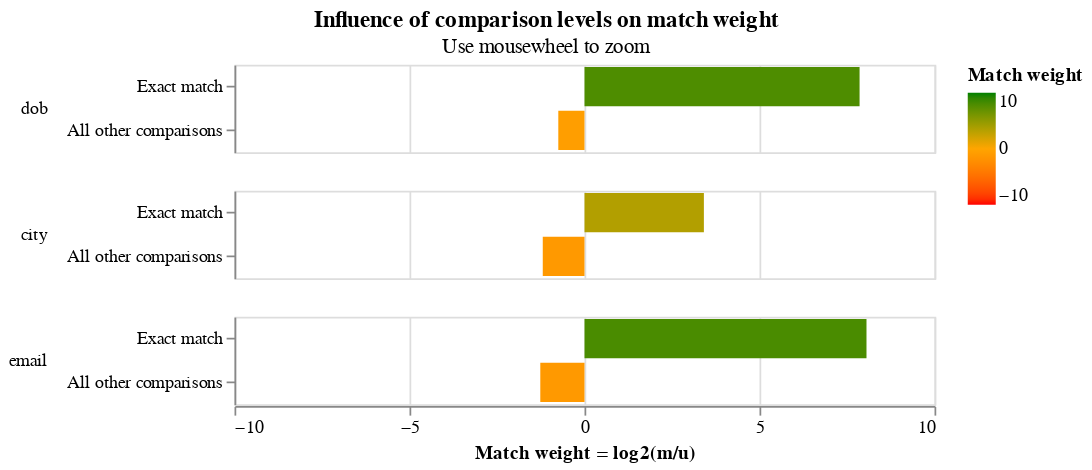

Notebook cell for this chart:
### Markdown cell above
We then use the expectation maximisation algorithm to train the `m` values.

Note that in this first EM training session we block on `first_name` and `surname`, meaning that all comparisons will have `first_name` and `surname` exactly equal.   This means that, in this training session, we cannot estimate parameter estimates for the `first_name` or `surname` columns, as seen in the log messages, and their absence from the match weights chart.

### Code cell
training_blocking_rule = "l.first_name = r.first_name and l.surname = r.surname"
training_session_names = linker.train_m_using_expectation_maximisation(training_blocking_rule)

c = training_session_names.match_weights_interactive_history_chart()

### Figure 1 — Vega-Lite specification as saved in the notebook (floating-point values rounded to 4 significant figures; data arrays with more than 128 entries replaced by an {"elided": "..."} marker saying what was removed)
{"config": {"view": {"width": 400, "height": 50}, "mark": {"tooltip": null}, "title": {"anchor": "middle"}, "header": {"title": null}}, "params": [{"name": "iteration_number", "value": 25, "bind": {"input": "range", "min": 0, "max": 25, "step": 1}, "description": "Filter by the interation number"}], "data": {"values": {"elided": "156 records"}}, "transform": [{"filter": "(datum.iteration == iteration_number)"}], "mark": {"type": "bar", "clip": true}, "selection": {"zoom_selector": {"type": "interval", "bind": "scales", "encodings": ["x"]}}, "encoding": {"color": {"type": "quantitative", "field": "log2_bayes_factor", "title": "Match weight", "scale": {"range": ["red", "orange", "green"], "domain": [-10, 0, 10]}}, "row": {"type": "nominal", "field": "comparison_name", "sort": {"field": "comparison_sort_order"}, "header": {"labelAngle": 0, "labelAnchor": "middle", "labelAlign": "left"}}, "tooltip": [{"type": "nominal", "field": "comparison_name", "title": "Comparison name"}, {"type": "ordinal", "field": "label_for_charts", "title": "Label"}, {"type": "nominal", "field": "sql_condition", "title": "SQL condition"}, {"type": "quantitative", "field": "m_probability", "format": ".4f", "title": "M probability"}, {"type": "quantitative", "field": "u_probability", "format": ".4f", "title": "U probability"}, {"type": "quantitative", "field": "bayes_factor", "title": "Bayes factor = m/u", "format": ",.4f"}, {"type": "quantitative", "field": "log2_bayes_factor", "title": "Match weight = log2(m/u)", "format": ",.4f"}, {"type": "nominal", "field": "bayes_factor_description", "title": "Match weight description"}], "x": {"type": "quantitative", "axis": {"title": "Match weight = log2(m/u)", "values": [-10, -5, 0, 5, 10]}, "field": "log2_bayes_factor", "scale": {"domain": [-10, 10]}}, "y": {"type": "nominal", "field": "label_for_charts", "axis": {"title": null}, "sort": {"field": "comparison_vector_value", "order": "descending"}}}, "resolve": {"scale": {"y": "independent"}}, "title": {"text": "Influence of comparison levels on match weight", "subtitle": "Use mousewheel to zoom"}, "$schema": "https://vega.github.io/schema/vega-lite/v4.json"}
